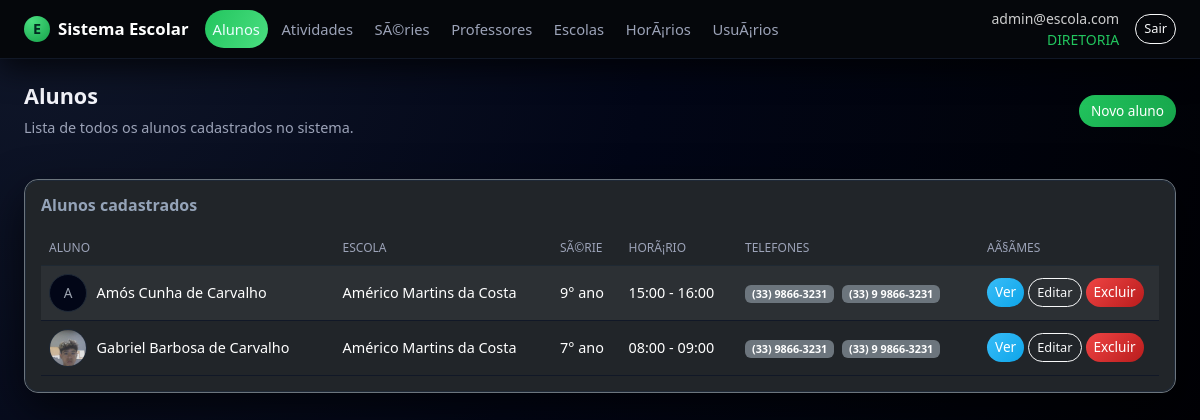
Before: /alunos/ (signed in) with the older database file.
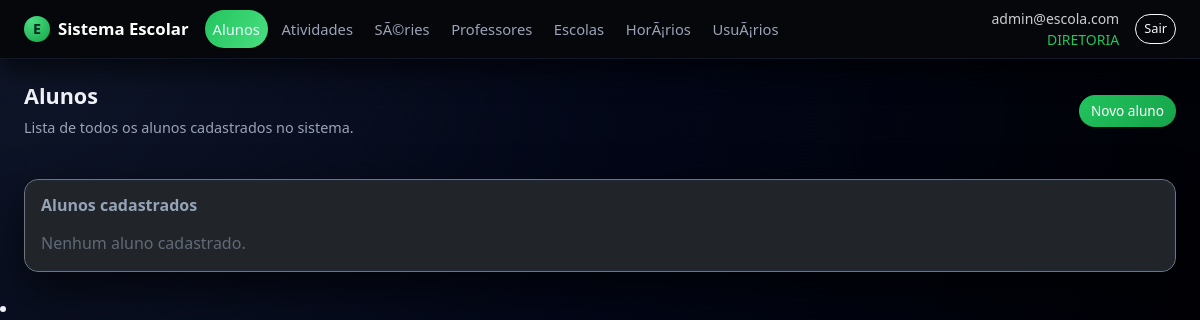
After: the same page with the newer database file.
### app.py (models this page shows, shortened)
class Usuario(db.Model, UserMixin):
    __tablename__ = "usuario"
    id = db.Column(db.Integer, primary_key=True)
    email = db.Column(db.String(120), unique=True, nullable=False)
    senha_hash = db.Column(db.String(255), nullable=False)
    papel = db.Column(db.String(30), nullable=False, default="ALUNO")
    ativo = db.Column(db.Boolean, nullable=False, default=True)
    created_at = db.Column(db.DateTime, nullable=False, default=datetime.utcnow)
    aluno_id = db.Column(db.Integer, db.ForeignKey("aluno.id"), nullable=True)
    aluno = db.relationship("Aluno", lazy="joined")
    recovery_code1 = db.Column(db.String(255), nullable=True)
    recovery_code2 = db.Column(db.String(255), nullable=True)
    recovery_code3 = db.Column(db.String(255), nullable=True)
    recovery_codes_shown = db.Column(db.Boolean, nullable=False, default=False)
    def papel_upper(self):
        return (self.papel or "").upper()
    def is_diretoria(self):
        return self.papel_upper() == "DIRETORIA"

class Aluno(db.Model):
    __tablename__ = "aluno"
    id = db.Column(db.Integer, primary_key=True)
    nome = db.Column(db.String(180), nullable=False)
    escola_id = db.Column(db.Integer, db.ForeignKey("escola.id"))
    serie_id = db.Column(db.Integer, db.ForeignKey("serie.id"))
    horario_id = db.Column(db.Integer, db.ForeignKey("horario.id"))
    telefone_cel = db.Column(db.String(30))
    telefone_fixo = db.Column(db.String(30))
    foto_path = db.Column(db.String(300))
    observacoes = db.Column(db.Text)
    naturalidade = db.Column(db.String(120))
    nacionalidade = db.Column(db.String(120))
    data_nascimento = db.Column(db.Date)
    idade = db.Column(db.Integer)
    sexo = db.Column(db.String(1))
    nome_pai = db.Column(db.String(180))
    nome_mae = db.Column(db.String(180))
    endereco = db.Column(db.String(200))
    numero = db.Column(db.String(20))
    bairro = db.Column(db.String(120))
    tem_dificuldade = db.Column(db.Boolean)
    qual_dificuldade = db.Column(db.String(255))
    toma_medicamento = db.Column(db.Boolean)
    qual_medicamento = db.Column(db.String(255))
    inicio_aulas = db.Column(db.Date)
    mensalidade_opcao = db.Column(db.String(60))
    escola = db.relationship("Escola", lazy="joined")
    serie = db.relationship("Serie", lazy="joined")
    horario = db.relationship("Horario", lazy="joined")

class Escola(db.Model):
    __tablename__ = "escola"
    id = db.Column(db.Integer, primary_key=True)
    nome = db.Column(db.String(120), nullable=False, unique=True)

class Serie(db.Model):
    __tablename__ = "serie"
    id = db.Column(db.Integer, primary_key=True)
    nome = db.Column(db.String(120), nullable=False, unique=True)

class Horario(db.Model):
    __tablename__ = "horario"
    id = db.Column(db.Integer, primary_key=True)
    hora_inicio = db.Column(db.String(5), nullable=False)  # HH:MM
    hora_fim = db.Column(db.String(5), nullable=False)     # HH:MM

### app.py (the view)
@app.route("/alunos/")
@login_required
def alunos_list():
    items = Aluno.query.order_by(Aluno.nome.asc()).all()
    return render_template("alunos/listar.html", items=items)

### app.py (called while the page is built)
@login_manager.user_loader
def load_user(uid):
    return db.session.get(Usuario, int(uid))

@app.context_processor
def inject_can():
    return dict(can=can)

### templates/alunos/listar.html (shortened to what this page needs)
{% extends "base.html" %}
{% block content %}
<div class="page-title-row mb-3">
  <div>
    <h2>Alunos</h2>
    <div class="subtitle">Lista de todos os alunos cadastrados no sistema.</div>
  </div>
  {% if current_user.is_diretoria() %}
    <div>
      <a href="{{ url_for('alunos_novo') }}" class="btn btn-success">Novo aluno</a>
    </div>
  {% endif %}
</div>
<section class="card bg-dark border-secondary">
  <div class="card-body">
    <h5 class="card-title mb-3">Alunos cadastrados</h5>
    {% if items %}
      <div class="table-responsive">
        <table class="table table-dark table-striped align-middle">
          <thead>
            <tr>
              <th>Aluno</th>
              <th>Escola</th>
              <th>SÃ©rie</th>
              <th>HorÃ¡rio</th>
              <th>Telefones</th>
              <th style="width: 180px;">AÃ§Ãµes</th>
            </tr>
          </thead>
          <tbody>
          {% for a in items %}
            <tr>
              <td>
                <div class="d-flex align-items-center">
                  {% if a.foto_path %}
                    <img src="{{ url_for('static', filename=a.foto_path) }}"
                         alt="Foto de {{ a.nome }}"
                         style="width:38px; height:38px; border-radius:50%; object-fit:cover; margin-right:0.6rem; border:1px solid #1f2937;">
                  {% else %}
                    <div style="width:38px; height:38px; border-radius:50%; margin-right:0.6rem;
                                display:flex; align-items:center; justify-content:center;
                                background:#020617; border:1px solid #1f2937; font-size:0.85rem; color:#9ca3af;">
                      {{ a.nome[0]|upper }}
                    </div>
                  {% endif %}
                  <span>{{ a.nome }}</span>
                </div>
              </td>
              <td>{{ a.escola.nome if a.escola else '-' }}</td>
              <td>{{ a.serie.nome if a.serie else '-' }}</td>
              <td>
                {% if a.horario %}
                  {{ a.horario.hora_inicio }} - {{ a.horario.hora_fim }}
                {% else %}
                  -
                {% endif %}
              </td>
              <td>
                {% if a.telefone_cel %}<span class="badge bg-secondary me-1">{{ a.telefone_cel }}</span>{% endif %}
                {% if a.telefone_fixo %}<span class="badge bg-secondary">{{ a.telefone_fixo }}</span>{% endif %}
              </td>
              <td>
                <div class="d-flex gap-1">
                  <a href="{{ url_for('alunos_ver', id=a.id) }}"
                     class="btn btn-sm btn-primary">
                    Ver
                  </a>
                  {% if current_user.is_diretoria() %}
                    <a href="{{ url_for('alunos_editar', id=a.id) }}"
                       class="btn btn-sm btn-outline-light">
                      Editar
                    </a>
                    <form method="post"
                          action="{{ url_for('alunos_excluir', id=a.id) }}"
                          onsubmit="return confirm('Confirma excluir este aluno?');">
                      <button type="submit" class="btn btn-sm btn-danger">Excluir</button>
                    </form>
                  {% endif %}
                </div>
              </td>
            </tr>
          {% endfor %}
          </tbody>
        </table>
      </div>
    {% else %}
      <p class="text-muted mb-0">Nenhum aluno cadastrado.</p>
    {% endif %}
  </div>
</section>
{% endblock %}

### templates/base.html (shortened to what this page needs)
<!doctype html>
<html lang="pt-BR">
<head>
  <link
    href="https://cdn.jsdelivr.net/npm/bootstrap@5.3.3/dist/css/bootstrap.min.css"
    rel="stylesheet"
  >
  <link rel="stylesheet" href="{{ url_for('static', filename='css/style.css') }}">
</head>
<body class="app-body">
  <header class="app-navbar navbar navbar-expand-lg navbar-dark">
    <div class="container-fluid px-3 px-lg-4">
      <a class="navbar-brand d-flex align-items-center gap-2" href="{{ url_for('index') }}">
        <span class="brand-icon">E</span>
        <span class="fw-semibold">Sistema Escolar</span>
      </a>
      {% if current_user.is_authenticated %}
        {% set papel = current_user.papel_upper() %}
        <div class="collapse navbar-collapse" id="mainNav">
          <ul class="navbar-nav me-auto mb-2 mb-lg-0 app-menu">
            <li class="nav-item">
              <a class="nav-link {% if request.endpoint and 'alunos' in request.endpoint %}active{% endif %}"
                 href="{{ url_for('alunos_list') }}">
                Alunos
              </a>
            </li>
            <li class="nav-item">
              <a class="nav-link {% if request.endpoint and 'atividades_' in request.endpoint %}active{% endif %}"
                 href="{{ url_for('atividades_listar') }}">
                Atividades
              </a>
            </li>
            {% if papel == 'DIRETORIA' %}
              <li class="nav-item">
                <a class="nav-link {% if request.endpoint and 'series_' in request.endpoint %}active{% endif %}"
                   href="{{ url_for('series_list') }}">
                  SÃ©ries
                </a>
              </li>
               <li class="nav-item">
   <a class="nav-link {% if request.endpoint and 'professores' in request.endpoint %}active{% endif %}"
     href="{{ url_for('professores_listar') }}">
    Professores
  </a>
</li>
              <li class="nav-item">
                <a class="nav-link {% if request.endpoint and 'escolas_' in request.endpoint %}active{% endif %}"
                   href="{{ url_for('escolas_list') }}">
                  Escolas
                </a>
              </li>
              <li class="nav-item">
                <a class="nav-link {% if request.endpoint and 'horarios_' in request.endpoint %}active{% endif %}"
                   href="{{ url_for('horarios_list') }}">
                  HorÃ¡rios
                </a>
              </li>
              <li class="nav-item">
                <a class="nav-link {% if request.endpoint and 'usuarios_' in request.endpoint %}active{% endif %}"
                   href="{{ url_for('usuarios_list') }}">
                  UsuÃ¡rios
                </a>
              </li>
            {% endif %}
          </ul>
          <div class="d-flex align-items-center gap-3">
            <div class="text-end small text-muted d-none d-md-block">
              <div>{{ current_user.email }}</div>
              <div class="text-accent">{{ papel }}</div>
            </div>
            <form method="post" action="{{ url_for('logout') }}">
              <button class="btn btn-sm btn-outline-light" type="submit">Sair</button>
            </form>
          </div>
        </div>
      {% endif %}
    </div>
  </header>
  <main class="app-main container-fluid px-3 px-lg-4 py-4">
    <div class="page-wrapper">
      {% block content %}{% endblock %}
    </div>
  </main>
  <li class="nav-item">
</li>
</body>
</html>

### static/css/style.css (style rules this page uses)
:root { --bg-body: #05070b; --bg-elevated: #10141f; --bg-elevated-soft: #181d2a; --bg-navbar: #05070b; --border-soft: #262c3c; --text-main: #f4f5fb; --text-muted: #9ca3b8; --accent: #22c55e; --accent-soft: rgba(34, 197, 94, 0.15); --danger-soft: rgba(239, 68, 68, 0.15); --radius-lg: 16px; --radius-md: 10px; --shadow-soft: 0 18px 45px rgba(0, 0, 0, 0.65); }
.app-body { background: radial-gradient(circle at top left, #10172a 0, #020617 45%, #000 100%); color: var(--text-main); min-height: 100vh; font-family: system-ui, -apple-system, BlinkMacSystemFont, "Segoe UI", sans-serif; }
.app-navbar { background-color: var(--bg-navbar); border-bottom: 1px solid #111827; box-shadow: 0 10px 30px rgba(0, 0, 0, 0.7); position: sticky; top: 0; z-index: 1030; }
.app-navbar .navbar-brand { font-size: 1.05rem; }
.brand-icon { width: 26px; height: 26px; border-radius: 999px; background: radial-gradient(circle at 30% 20%, #4ade80, #16a34a); display: inline-flex; align-items: center; justify-content: center; font-size: 0.9rem; font-weight: 700; color: #022c22; }
.app-menu .nav-link { font-size: 0.92rem; color: var(--text-muted); padding-inline: 0.9rem; border-radius: 999px; margin-right: 0.35rem; transition: all 0.18s ease-out; }
.app-menu .nav-link.active { color: #ecfeff; background: linear-gradient(120deg, #22c55e, #4ade80); }
.app-main { color: var(--text-main); max-width: 1200px; margin-inline: auto; }
.page-wrapper { display: flex; flex-direction: column; gap: 1.5rem; }
.card { background-color: var(--bg-elevated); border-radius: var(--radius-lg); border: 1px solid var(--border-soft); box-shadow: var(--shadow-soft); }
.card-title { font-size: 1rem; font-weight: 600; }
.page-title-row { display: flex; align-items: center; justify-content: space-between; gap: 1rem; }
.page-title-row h2 { font-size: 1.35rem; font-weight: 600; }
.page-title-row .subtitle { font-size: 0.9rem; color: var(--text-muted); }
.btn { border-radius: 999px; font-size: 0.85rem; }
.btn-success { background: linear-gradient(135deg, #22c55e, #16a34a); border: none; }
.btn-outline-light { border-radius: 999px; font-size: 0.8rem; }
.text-accent { color: var(--accent); }
.card { position: relative; border-radius: 14px; overflow: hidden; }
.card::after { content: ""; position: absolute; inset: 0; border-radius: 14px; pointer-events: none; box-shadow: inset 0 0 0 1px #1f2937; }
.page-wrapper .card h5, .page-wrapper .card .card-title { color: #e5e7eb !important; }
.page-wrapper .card .text-muted, .page-wrapper .card .card-text { color: rgba(229, 231, 235, 0.65) !important; }
.app-navbar .text-muted { color: rgba(255, 255, 255, 0.80) !important; }
.app-navbar .text-muted div:first-child { font-weight: 500; }
.page-wrapper .card h5, .page-wrapper .card .card-title { color: #94a3b8 !important; }
.page-wrapper .card .text-muted, .page-wrapper .card .card-text { color: rgba(148, 163, 184, 0.55) !important; }

Changed rows visible on the page:
removed Aluno: nome "A", nome "Amós Cunha de Carvalho", escola "Américo Martins da Costa", serie "9° ano", horario.hora_inicio "15:00", horario.hora_fim "16:00", telefone_cel "(33) 9866-3231", telefone_fixo "(33) 9 9866-3231"
removed Aluno: foto_path (picture), nome "Gabriel Barbosa de Carvalho", escola "Américo Martins da Costa", serie "7° ano", horario.hora_inicio "08:00", horario.hora_fim "09:00", telefone_cel "(33) 9866-3231", telefone_fixo "(33) 9 9866-3231"
Other visible differences:
text no longer shown: "ALUNO ESCOLA SÃ©RIE HORÃ¡RIO TELEFONES AÃ§ÃΜES"
text now shown: "Nenhum aluno cadastrado."
